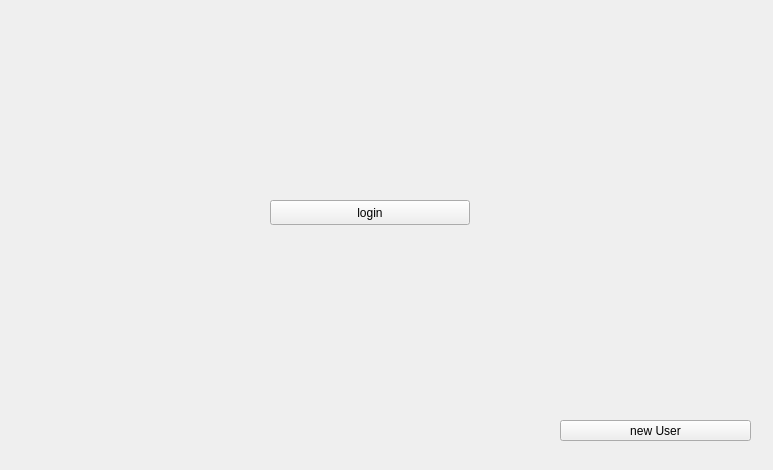
<?xml version="1.0" encoding="UTF-8"?>
<ui version="4.0">
 <class>fbLoginWidget</class>
 <widget class="QWidget" name="fbLoginWidget">
  <property name="geometry">
   <rect>
    <x>0</x>
    <y>0</y>
    <width>773</width>
    <height>470</height>
   </rect>
  </property>
  <property name="windowTitle">
   <string>Form</string>
  </property>
  <property name="layoutDirection">
   <enum>Qt::LeftToRight</enum>
  </property>
  <widget class="QPushButton" name="pb1">
   <property name="geometry">
    <rect>
     <x>270</x>
     <y>200</y>
     <width>200</width>
     <height>25</height>
    </rect>
   </property>
   <property name="maximumSize">
    <size>
     <width>200</width>
     <height>25</height>
    </size>
   </property>
   <property name="text">
    <string>login</string>
   </property>
  </widget>
  <widget class="QPushButton" name="pb2">
   <property name="geometry">
    <rect>
     <x>560</x>
     <y>420</y>
     <width>191</width>
     <height>21</height>
    </rect>
   </property>
   <property name="maximumSize">
    <size>
     <width>200</width>
     <height>25</height>
    </size>
   </property>
   <property name="layoutDirection">
    <enum>Qt::LeftToRight</enum>
   </property>
   <property name="text">
    <string>new User</string>
   </property>
  </widget>
 </widget>
 <resources/>
 <connections/>
</ui>
